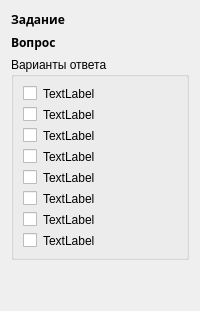
      <widget class="QWidget" name="pageNodeClose">
       <layout class="QVBoxLayout" name="verticalLayout_3">
        <item>
         <widget class="QLabel" name="labelTaskClose">
          <property name="font">
           <font>
            <family>Droid Serif</family>
            <weight>75</weight>
            <bold>true</bold>
           </font>
          </property>
          <property name="text">
           <string>Задание</string>
          </property>
         </widget>
        </item>
        <item>
         <widget class="QLabel" name="labelQuestClose">
          <property name="font">
           <font>
            <family>Droid Serif</family>
            <weight>75</weight>
            <bold>true</bold>
           </font>
          </property>
          <property name="text">
           <string>Вопрос</string>
          </property>
         </widget>
        </item>
        <item>
         <widget class="QGroupBox" name="groupBoxClose">
          <property name="title">
           <string>Варианты ответа</string>
          </property>
          <layout class="QVBoxLayout" name="verticalLayout_2">
           <item>
            <layout class="QHBoxLayout" name="horizontalLayout_4">
             <item>
              <widget class="QCheckBox" name="cbAnswer_1">
               <property name="sizePolicy">
                <sizepolicy hsizetype="Fixed" vsizetype="Fixed">
                 <horstretch>0</horstretch>
                 <verstretch>0</verstretch>
                </sizepolicy>
               </property>
               <property name="text">
                <string/>
               </property>
              </widget>
             </item>
             <item>
              <widget class="QLabel" name="labelChAnswer_1">
               <property name="sizePolicy">
                <sizepolicy hsizetype="Expanding" vsizetype="Preferred">
                 <horstretch>0</horstretch>
                 <verstretch>0</verstretch>
                </sizepolicy>
               </property>
               <property name="text">
                <string>TextLabel</string>
               </property>
               <property name="wordWrap">
                <bool>true</bool>
               </property>
              </widget>
             </item>
            </layout>
           </item>
           <item>
            <layout class="QHBoxLayout" name="horizontalLayout_6">
             <item>
              <widget class="QCheckBox" name="cbAnswer_2">
               <property name="text">
                <string/>
               </property>
              </widget>
             </item>
             <item>
              <widget class="QLabel" name="labelChAnswer_2">
               <property name="sizePolicy">
                <sizepolicy hsizetype="Expanding" vsizetype="Preferred">
                 <horstretch>0</horstretch>
                 <verstretch>0</verstretch>
                </sizepolicy>
               </property>
               <property name="text">
                <string>TextLabel</string>
               </property>
               <property name="wordWrap">
                <bool>true</bool>
               </property>
              </widget>
             </item>
            </layout>
           </item>
           <item>
            <layout class="QHBoxLayout" name="horizontalLayout_7">
             <item>
              <widget class="QCheckBox" name="cbAnswer_3">
               <property name="text">
                <string/>
               </property>
              </widget>
             </item>
             <item>
              <widget class="QLabel" name="labelChAnswer_3">
               <property name="sizePolicy">
                <sizepolicy hsizetype="Expanding" vsizetype="Preferred">
                 <horstretch>0</horstretch>
                 <verstretch>0</verstretch>
                </sizepolicy>
               </property>
               <property name="text">
                <string>TextLabel</string>
               </property>
               <property name="wordWrap">
                <bool>true</bool>
               </property>
              </widget>
             </item>
            </layout>
           </item>
           <item>
            <layout class="QHBoxLayout" name="horizontalLayout_8">
             <item>
              <widget class="QCheckBox" name="cbAnswer_4"/>
             </item>
             <item>
              <widget class="QLabel" name="labelChAnswer_4">
               <property name="sizePolicy">
                <sizepolicy hsizetype="Expanding" vsizetype="Preferred">
                 <horstretch>0</horstretch>
                 <verstretch>0</verstretch>
                </sizepolicy>
               </property>
               <property name="text">
                <string>TextLabel</string>
               </property>
               <property name="wordWrap">
                <bool>true</bool>
               </property>
              </widget>
             </item>
            </layout>
           </item>
           <item>
            <layout class="QHBoxLayout" name="horizontalLayout_9">
             <item>
              <widget class="QCheckBox" name="cbAnswer_5"/>
             </item>
             <item>
              <widget class="QLabel" name="labelChAnswer_5">
               <property name="sizePolicy">
                <sizepolicy hsizetype="Expanding" vsizetype="Preferred">
                 <horstretch>0</horstretch>
                 <verstretch>0</verstretch>
                </sizepolicy>
               </property>
               <property name="text">
                <string>TextLabel</string>
               </property>
               <property name="wordWrap">
                <bool>true</bool>
               </property>
              </widget>
             </item>
            </layout>
           </item>
           <item>
            <layout class="QHBoxLayout" name="horizontalLayout_10">
             <item>
              <widget class="QCheckBox" name="cbAnswer_6"/>
             </item>
             <item>
              <widget class="QLabel" name="labelChAnswer_6">
               <property name="sizePolicy">
                <sizepolicy hsizetype="Expanding" vsizetype="Preferred">
                 <horstretch>0</horstretch>
                 <verstretch>0</verstretch>
                </sizepolicy>
               </property>
               <property name="text">
                <string>TextLabel</string>
               </property>
               <property name="wordWrap">
                <bool>true</bool>
               </property>
              </widget>
             </item>
            </layout>
           </item>
           <item>
            <layout class="QHBoxLayout" name="horizontalLayout_11">
             <item>
              <widget class="QCheckBox" name="cbAnswer_7"/>
             </item>
             <item>
              <widget class="QLabel" name="labelChAnswer_7">
               <property name="sizePolicy">
                <sizepolicy hsizetype="Expanding" vsizetype="Preferred">
                 <horstretch>0</horstretch>
                 <verstretch>0</verstretch>
                </sizepolicy>
               </property>
               <property name="text">
                <string>TextLabel</string>
               </property>
               <property name="wordWrap">
                <bool>true</bool>
               </property>
              </widget>
             </item>
            </layout>
           </item>
           <item>
            <layout class="QHBoxLayout" name="horizontalLayout_12">
             <item>
              <widget class="QCheckBox" name="cbAnswer_8"/>
             </item>
             <item>
              <widget class="QLabel" name="labelChAnswer_8">
               <property name="sizePolicy">
                <sizepolicy hsizetype="Expanding" vsizetype="Preferred">
                 <horstretch>0</horstretch>
                 <verstretch>0</verstretch>
                </sizepolicy>
               </property>
               <property name="text">
                <string>TextLabel</string>
               </property>
               <property name="wordWrap">
                <bool>true</bool>
               </property>
              </widget>
             </item>
            </layout>
           </item>
          </layout>
         </widget>
        </item>
        <item>
         <spacer name="verticalSpacer">
          <property name="orientation">
           <enum>Qt::Vertical</enum>
          </property>
          <property name="sizeHint" stdset="0">
           <size>
            <width>20</width>
            <height>40</height>
           </size>
          </property>
         </spacer>
        </item>
       </layout>
      </widget>
